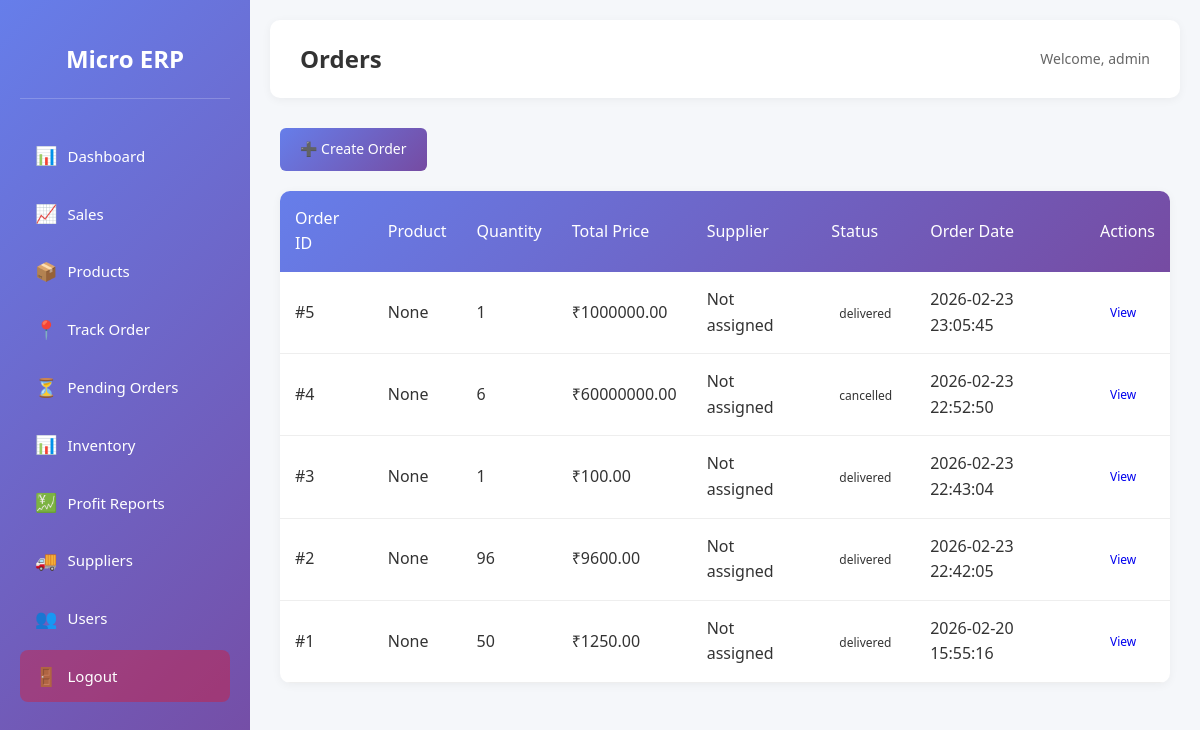
/orders (signed in), run on an earlier commit of the app's database.
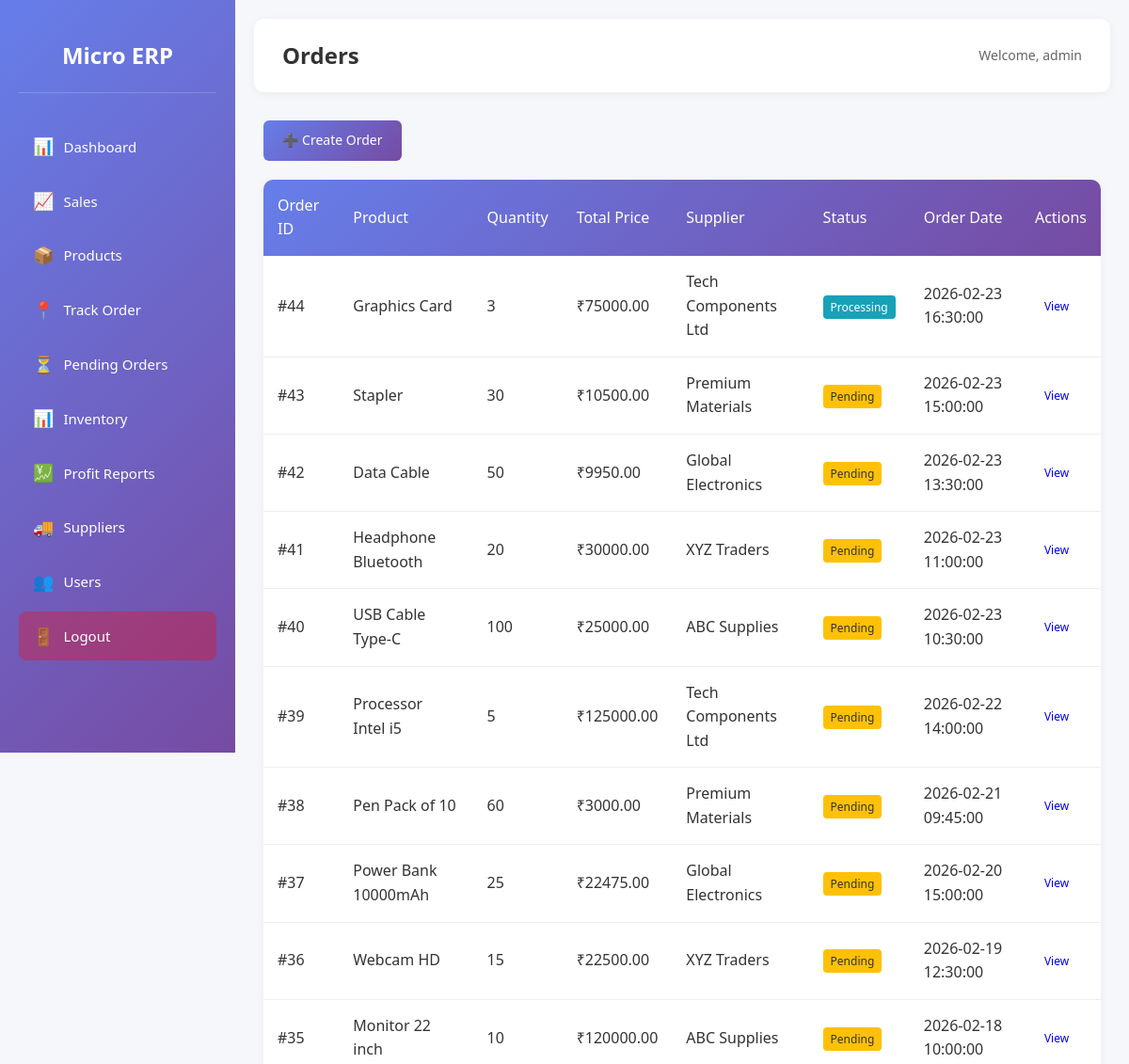
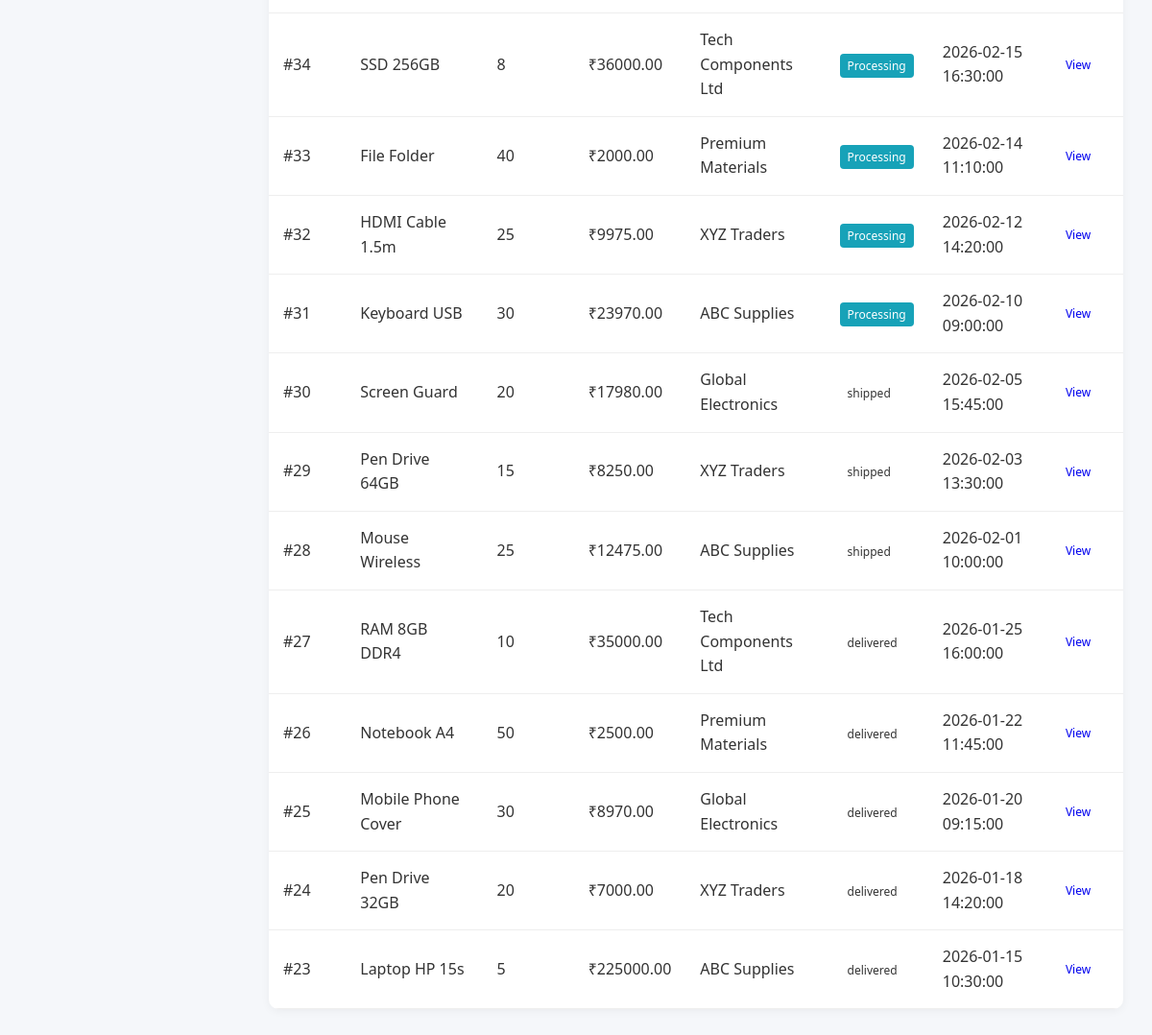
And on a later commit of the database (2 pictures, top to bottom).
### tables this page shows
CREATE TABLE orders (
    id INTEGER PRIMARY KEY AUTOINCREMENT,
    product_id INTEGER NOT NULL,
    quantity INTEGER NOT NULL,
    total_price REAL NOT NULL,
    order_date TEXT NOT NULL,
    status TEXT DEFAULT 'pending',
    created_by INTEGER,
    supplier_id INTEGER,
    picked_up_by INTEGER,
    picked_up_at TEXT,
    FOREIGN KEY (product_id) REFERENCES products (id),
    FOREIGN KEY (created_by) REFERENCES users (id),
    FOREIGN KEY (supplier_id) REFERENCES suppliers (id),
    FOREIGN KEY (picked_up_by) REFERENCES users (id)
);

CREATE TABLE products (
    id INTEGER PRIMARY KEY AUTOINCREMENT,
    name TEXT NOT NULL,
    quantity INTEGER DEFAULT 0,
    price REAL DEFAULT 0,
    supplier_id INTEGER,
    FOREIGN KEY (supplier_id) REFERENCES suppliers (id)
);

CREATE TABLE suppliers (
    id INTEGER PRIMARY KEY AUTOINCREMENT,
    name TEXT NOT NULL,
    contact TEXT,
    email TEXT,
    phone TEXT,
    user_id INTEGER,
    FOREIGN KEY (user_id) REFERENCES users (id)
);

### app.py (the view)
@app.route('/orders')
@login_required
def orders():
    conn = get_db_connection()
    if session.get('role') == 'supplier':
        supplier_id = session.get('supplier_id')
        orders_list = conn.execute('''
            SELECT o.*, p.name as product_name, s.name as supplier_name, u.username as created_by_name
            FROM orders o
            LEFT JOIN products p ON o.product_id = p.id
            LEFT JOIN suppliers s ON o.supplier_id = s.id
            LEFT JOIN users u ON o.created_by = u.id
            WHERE o.supplier_id = ?
            ORDER BY o.order_date DESC
        ''', (supplier_id,)).fetchall()
    else:
        orders_list = conn.execute('''
            SELECT o.*, p.name as product_name, s.name as supplier_name, u.username as created_by_name
            FROM orders o
            LEFT JOIN products p ON o.product_id = p.id
            LEFT JOIN suppliers s ON o.supplier_id = s.id
            LEFT JOIN users u ON o.created_by = u.id
            ORDER BY o.order_date DESC
        ''').fetchall()
    conn.close()
    return render_template('orders.html', orders=orders_list)

### app.py (called while the page is built)
def get_db_connection():
    conn = sqlite3.connect(DB_PATH)
    conn.row_factory = sqlite3.Row
    return conn

def login_required(f):
    @wraps(f)
    def decorated_function(*args, **kwargs):
        if 'user_id' not in session:
            flash('Please log in first.', 'error')
            return redirect(url_for('login'))
        return f(*args, **kwargs)
    return decorated_function

### templates/orders.html (shortened to what this page needs)
{% extends "base.html" %}
{% block header %}Orders{% endblock %}
{% block content %}
<div class="page-header">
    <a href="{{ url_for('add_order') }}" class="btn btn-primary">➕ Create Order</a>
</div>
<div class="table-container">
    <table class="data-table">
        <thead>
            <tr>
                <th>Order ID</th>
                <th>Product</th>
                <th>Quantity</th>
                <th>Total Price</th>
                <th>Supplier</th>
                <th>Status</th>
                <th>Order Date</th>
                <th>Actions</th>
            </tr>
        </thead>
        <tbody>
            {% if orders %}
                {% for order in orders %}
                <tr>
                    <td>#{{ order.id }}</td>
                    <td>{{ order.product_name }}</td>
                    <td>{{ order.quantity }}</td>
                    <td>₹{{ "%.2f"|format(order.total_price) }}</td>
                    <td>{{ order.supplier_name or 'Not assigned' }}</td>
                    <td>
                        {% if order.status == 'pending' %}
                        <span class="badge badge-warning">Pending</span>
                        {% elif order.status == 'picked_up' %}
                        <span class="badge badge-success">Picked Up</span>
                        {% elif order.status == 'processing' %}
                        <span class="badge badge-info">Processing</span>
                        {% else %}
                        <span class="badge">{{ order.status }}</span>
                        {% endif %}
                    </td>
                    <td>{{ order.order_date }}</td>
                    <td>
                        <a href="{{ url_for('track_order_by_id', order_id=order.id) }}" class="btn btn-info btn-sm">View</a>
                    </td>
                </tr>
                {% endfor %}
            {% else %}
                <tr>
                    <td colspan="8" class="no-data">No orders found. Click "Create Order" to add one.</td>
                </tr>
            {% endif %}
        </tbody>
    </table>
</div>
{% endblock %}

What changed in the data, as far as the page shows it:
removed orders: id "5", product_name "None", quantity "1", total_price "1000000.00", supplier_name "Not assigned", status "delivered", order_date "2026-02-23 23:05:45"
removed orders: id "4", product_name "None", quantity "6", total_price "60000000.00", supplier_name "Not assigned", status "cancelled", order_date "2026-02-23 22:52:50"
removed orders: id "3", product_name "None", quantity "1", total_price "100.00", supplier_name "Not assigned", status "delivered", order_date "2026-02-23 22:43:04"
removed orders: id "2", product_name "None", quantity "96", total_price "9600.00", supplier_name "Not assigned", status "delivered", order_date "2026-02-23 22:42:05"
removed orders: id "1", product_name "None", quantity "50", total_price "1250.00", supplier_name "Not assigned", status "delivered", order_date "2026-02-20 15:55:16"
added orders: id "44", product_name "Graphics Card", quantity "3", total_price "75000.00", name "Tech Components Ltd", status "Processing", order_date "2026-02-23 16:30:00"
added orders: id "43", product_name "Stapler", quantity "30", total_price "10500.00", name "Premium Materials", status "Pending", order_date "2026-02-23 15:00:00"
added orders: id "42", product_name "Data Cable", quantity "50", total_price "9950.00", name "Global Electronics", status "Pending", order_date "2026-02-23 13:30:00"
added orders: id "41", product_name "Headphone Bluetooth", quantity "20", total_price "30000.00", name "XYZ Traders", status "Pending", order_date "2026-02-23 11:00:00"
added orders: id "40", product_name "USB Cable Type-C", quantity "100", total_price "25000.00", name "ABC Supplies", status "Pending", order_date "2026-02-23 10:30:00"
added orders: id "39", product_name "Processor Intel i5", quantity "5", total_price "125000.00", name "Tech Components Ltd", status "Pending", order_date "2026-02-22 14:00:00"
added orders: id "38", product_name "Pen Pack of 10", quantity "60", total_price "3000.00", name "Premium Materials", status "Pending", order_date "2026-02-21 09:45:00"
added orders: id "37", product_name "Power Bank 10000mAh", quantity "25", total_price "22475.00", name "Global Electronics", status "Pending", order_date "2026-02-20 15:00:00"
added orders: id "36", product_name "Webcam HD", quantity "15", total_price "22500.00", name "XYZ Traders", status "Pending", order_date "2026-02-19 12:30:00"
added orders: id "35", product_name "Monitor 22 inch", quantity "10", total_price "120000.00", name "ABC Supplies", status "Pending", order_date "2026-02-18 10:00:00"
added orders: id "34", product_name "SSD 256GB", quantity "8", total_price "36000.00", name "Tech Components Ltd", status "Processing", order_date "2026-02-15 16:30:00"
added orders: id "33", product_name "File Folder", quantity "40", total_price "2000.00", name "Premium Materials", status "Processing", order_date "2026-02-14 11:10:00"
added orders: id "32", product_name "HDMI Cable 1.5m", quantity "25", total_price "9975.00", name "XYZ Traders", status "Processing", order_date "2026-02-12 14:20:00"
added orders: id "31", product_name "Keyboard USB", quantity "30", total_price "23970.00", name "ABC Supplies", status "Processing", order_date "2026-02-10 09:00:00"
added orders: id "30", product_name "Screen Guard", quantity "20", total_price "17980.00", name "Global Electronics", status "shipped", order_date "2026-02-05 15:45:00"
added orders: id "29", product_name "Pen Drive 64GB", quantity "15", total_price "8250.00", name "XYZ Traders", status "shipped", order_date "2026-02-03 13:30:00"
added orders: id "28", product_name "Mouse Wireless", quantity "25", total_price "12475.00", name "ABC Supplies", status "shipped", order_date "2026-02-01 10:00:00"
added orders: id "27", product_name "RAM 8GB DDR4", quantity "10", total_price "35000.00", name "Tech Components Ltd", status "delivered", order_date "2026-01-25 16:00:00"
added orders: id "26", product_name "Notebook A4", quantity "50", total_price "2500.00", name "Premium Materials", status "delivered", order_date "2026-01-22 11:45:00"
added orders: id "25", product_name "Mobile Phone Cover", quantity "30", total_price "8970.00", name "Global Electronics", status "delivered", order_date "2026-01-20 09:15:00"
added orders: id "24", product_name "Pen Drive 32GB", quantity "20", total_price "7000.00", name "XYZ Traders", status "delivered", order_date "2026-01-18 14:20:00"
added orders: id "23", product_name "Laptop HP 15s", quantity "5", total_price "225000.00", name "ABC Supplies", status "delivered", order_date "2026-01-15 10:30:00"
